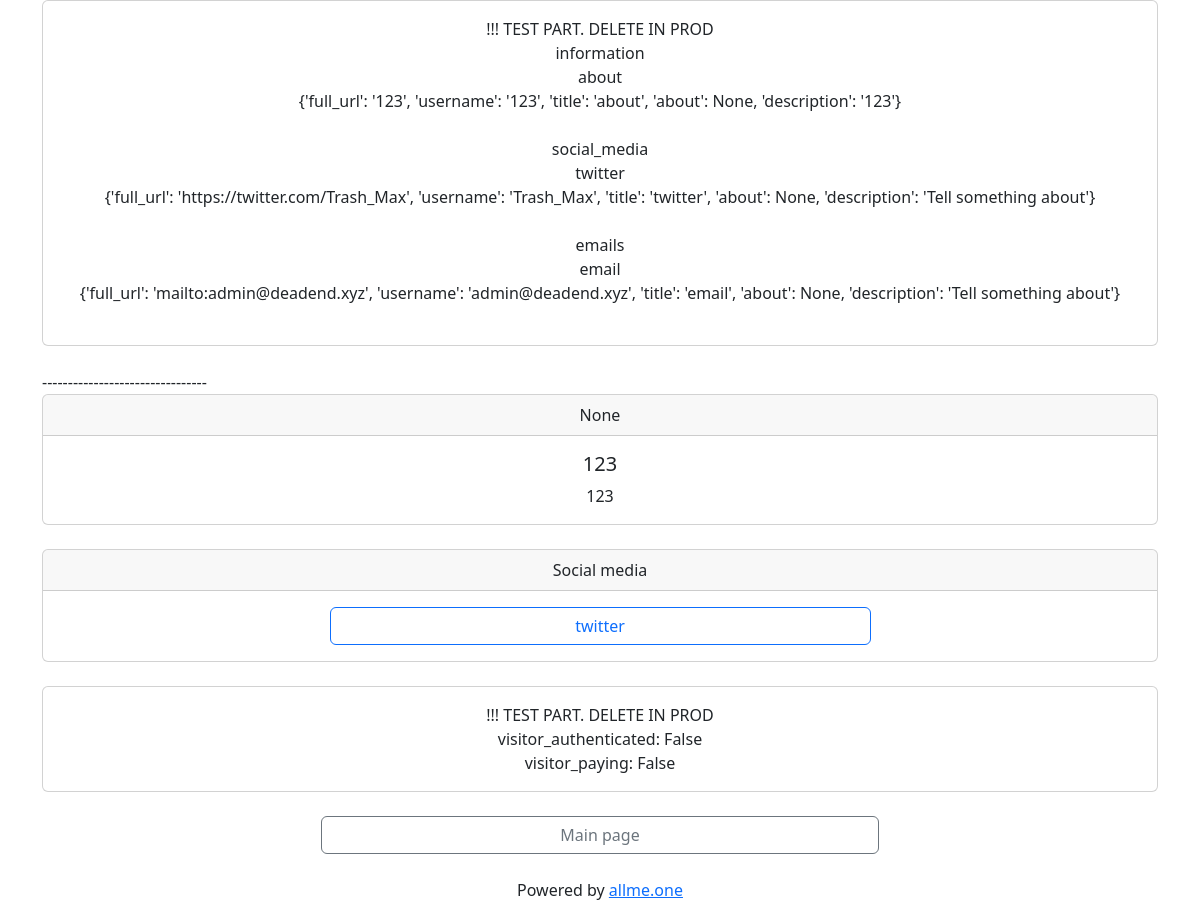
Page /qbdpxafav/ on the committed database.
### app/models/links.py (models this page shows, shortened)
class SocialNetwork():
    id = db.Column(db.Integer, primary_key=True)
    username = db.Column(db.String(160))
    about = db.Column(db.String(32))
    network_name = db.Column(db.String(16))
    description = db.Column(db.String(255))
    def get_title(self):
        return self.network_name

class About(db.Model, SocialNetwork):
    links_id = db.Column(db.Integer, db.ForeignKey('links.id'))
    def __repr__(self) -> str:
        return f'<(about) User name: {self.username}>'

class Twitter(db.Model, SocialNetwork):
    links_id = db.Column(db.Integer, db.ForeignKey('links.id'))
    def __repr__(self) -> str:
        return f'<Twitter username: {self.username}>'

class Email(db.Model, SocialNetwork):
    links_id = db.Column(db.Integer, db.ForeignKey('links.id'))
    def __repr__(self) -> str:
        return f'<E-mail adress: {self.username}>'

### app/main/routes.py (the view)
@bp.route('/<unique_link>/')
def short_list_of_links(unique_link):
    links_data = collect_links_data(unique_link)
    if current_user.is_authenticated:
        visitor_authenticated = True
        visitor_paying = current_user.is_paying()
    else:
        visitor_authenticated = False
        visitor_paying = False
    return render_template("links/cards/short.html",
                           links_data=links_data,
                           visitor_authenticated=visitor_authenticated,
                           visitor_paying=visitor_paying,
                           )

### app/templates/links/cards/short.html (shortened to what this page needs)
{% extends "base.html" %}
{% block content %}
<div class="card text-center">
  <div class="card-body">
    !!! TEST PART. DELETE IN PROD <br>
    {% for keys, data in links_data.items() %}
      {{ keys }} <br>
      {% for key, link in data.items() %}
      {{ key }} <br> {{ link }} <br>
      {% endfor %}
      <br>
    {% endfor %}
  </div>
</div>
--------------------------------
{% if links_data['information'] %}
  {% set info = links_data['information']['about'] %}
  <div class="card text-center">
    <div class="card-header">
      {{ info['about'] }}
    </div>
    <div class="card-body">
      <h5 class="card-title">{{ info['username'] }}</h5>
      <p class="card-text">{{ info['description'] }}</p>
    </div>
  </div>
{% endif %}
<br>
{% if links_data['social_media'] %}
<div class="card text-center">
  <div class="card-header">
    Social media
  </div>
  <div class="card-body">
    <div class="d-grid gap-2 col-{{ button_size }} mx-auto">
      {% for key, data in links_data['social_media'].items() %}
      <a href="{{ data['full_url'] }}" target=”_blank” class="btn btn-outline-primary">
        {{ key }}
      </a>
      {% endfor %}
    </div>
  </div>
</div>
{% endif %}
<div class="card text-center">
  <div class="card-body">
    !!! TEST PART. DELETE IN PROD <br>
    visitor_authenticated: {{ visitor_authenticated }} <br>
    visitor_paying: {{ visitor_paying }} <br>
  </div>
</div>
<div>
  {% include 'bottom_buttons.html' %}
  {% if not visitor_paying %}
    {% include 'bottom_about.html' %}
  {% endif %}
</div>
{% endblock %}

### rows in the picture
About: network_name "about", link "{'full_url': '123', 'username': '123', 'title': 'about', 'about': None, 'description': '123'}", username "123", description "123"
Twitter: network_name "twitter", link "{'full_url': 'https://twitter.com/Trash_Max', 'username': 'Trash_Max', 'title': 'twitter', 'about': None, 'description': 'Tell something about'}"
Email: network_name "email", link "{'full_url': 'mailto:admin@deadend.xyz', 'username': 'admin@deadend.xyz', 'title': 'email', 'about': None, 'description': 'Tell something about'}"

### other values in the picture
{{ keys }} "information" "social_media" "emails"
{{ info['about'] }} "None"
{{ visitor_authenticated }} "False"
{{ visitor_paying }} "False"
